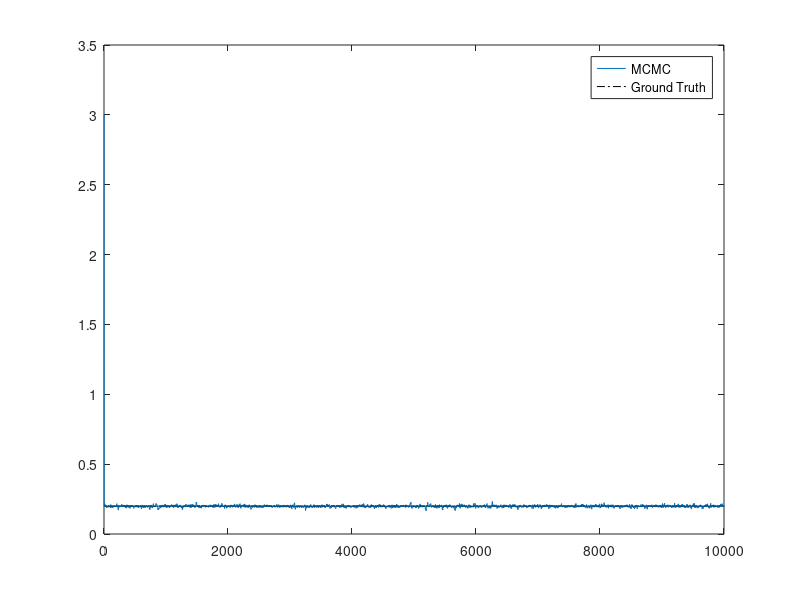
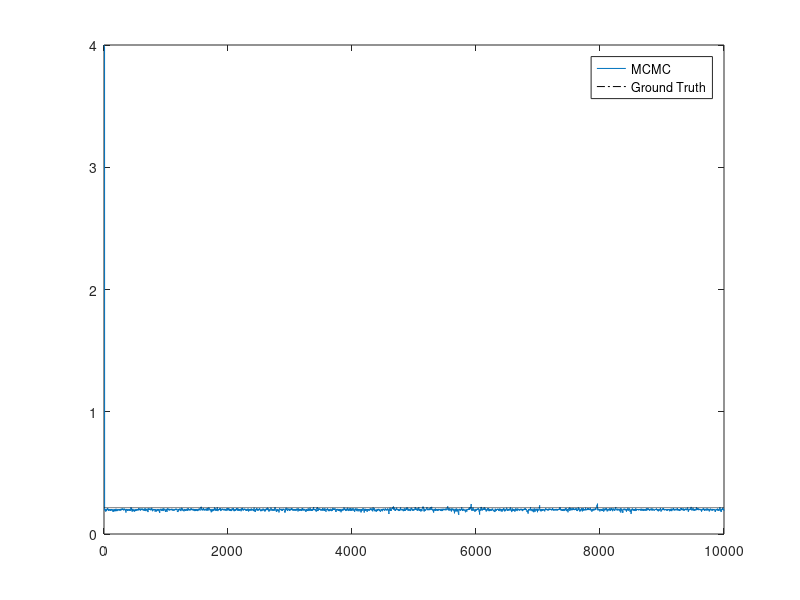
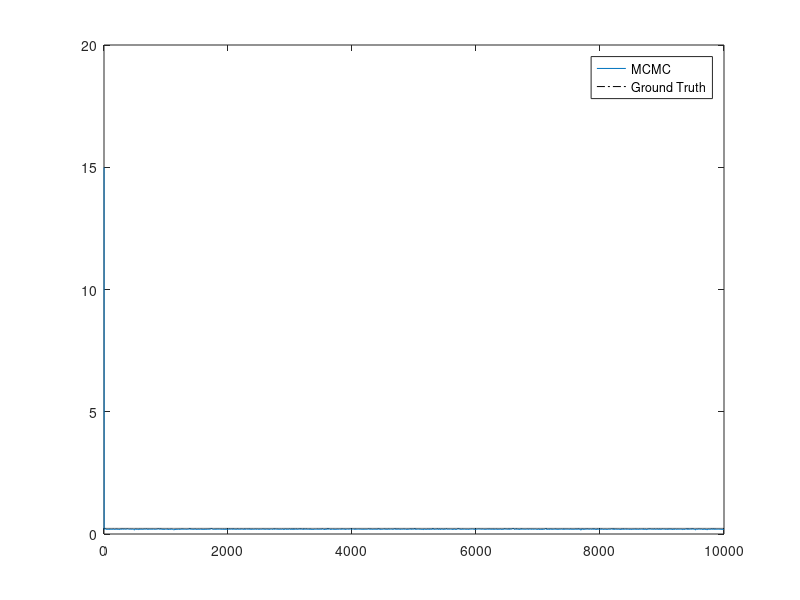

Source code (MATLAB) for these figures, in order:
clear;

%% Three frequency model

% parameters

N = 64; % Number of observation
K = 3;  % Number of frequencies contained in the signal (considered known in the algorithm)

f = [0.2 0.2+1/N 0.2+2/N]; % [Values of the frequencies]

Ei = [20 6.3246 20]; % [Values of the amplitudes of the harmonics]

argf = [0 pi/4 pi/3]; % [Phase of the harmonics]

ac = Ei.*cos(argf);  % [Cosine components of the harmonics]

as = Ei.*sin(argf);  % [Sin ecomponents of the harmomnics]

SNR_db = 5; % SNR as described in the paper

sn = sqrt( Ei(1)./(2.*exp(SNR_db/10)) ); % Noise std
t = 0:1:N-1; % Time axis
y = zeros(1, N); % signal initialization 

for i = 1:K 

    y = y + ac(i) .* cos(2.*pi.*f(i).*t) + as(i) .* sin(2.*pi.*f(i).*t); % signal model

end

n = normrnd(0, sn, [1 N]);
y = y + n; % Added with standard normal noise 

% -atan(as./ac)/pi

% lam = 0.2;
% sig_RW = 1/(5*N);
% nu_0 = 0; gamma_0 = 0;

%% MCMC 
Iter = 10000;   % Number of iterations

IN = eye(N, N); % Indentitiy matrix 

fk0 = [3 4 15]; % Initial guess of the frequencies

fk(1, :) = fk0;
gamma_0 = 0;    % parameter from paper
lam = 0.2;      % parameter from paper
delta = 0.1;    % parameter from paper - related to SNR
nu_0 = 0;       % parameter from the paper

fki(1).f = [];  % to record the frequencies with iteration for 1st frequency
fki(2).f = [];  % for the second one
fki(3).f = [];  % for the third one

for o = 1:Iter
    
    for m = 1:K
        u = rand();
            if u < lam
                [fk_, t_] = meshgrid(fk, t);
                D = [cos(2 .* pi .* fk_ .* t_) sin(2 .* pi .* fk_ .* t_)];
                Sigk = delta^(-2) * (D')*D;
                M = D'*D+inv(Sigk);
                Pk = IN - D*M*(D');
                pidfkm = (gamma_0 + y*Pk*y').^(-(N+nu_0)/2); % p(w_{j}|z, w_{-j})
                Np = 1024;
                pl = abs((fft(y, Np))).^2;
                pl = pl(1:Np/2);
                freq = linspace(0, 1/2, Np/2);
%                 figure; plot(freq, pl);
                [plmaxf, plmaxf_ind] = max(pl); % If u < lam, Find the maximum of the DFT 
                fk(m) = freq(plmaxf_ind);
                fki(m).f = [fki(m).f fk(m)];
%                 fk(m) = 
            else
                [fk_, t_] = meshgrid(fk, t);
                D = [cos(2 .* pi .* fk_ .* t_) sin(2 .* pi .* fk_ .* t_)];
                Sigk = delta^(-2) * (D')*D;
                M = D'*D+inv(Sigk);
                Pk = IN - D*M*(D');
                pidfkm = (gamma_0 + y*Pk*y').^(-(N+nu_0)/2); % p(w_{j}|z, w_{-j}) 
                fk(m) = normrnd(fk(m), 1/(5*N), 1); % If u > lam, choose a new frequency from a normal dist
                fki(m).f = [fki(m).f fk(m)];
            end

    end
end


for i = 1:K
    figure(i); plot(fki(i).f); hold on; plot(ones(1, Iter).*f(i), '-.', 'Color', 'k');
    legend({'MCMC', 'Ground Truth'})
end
